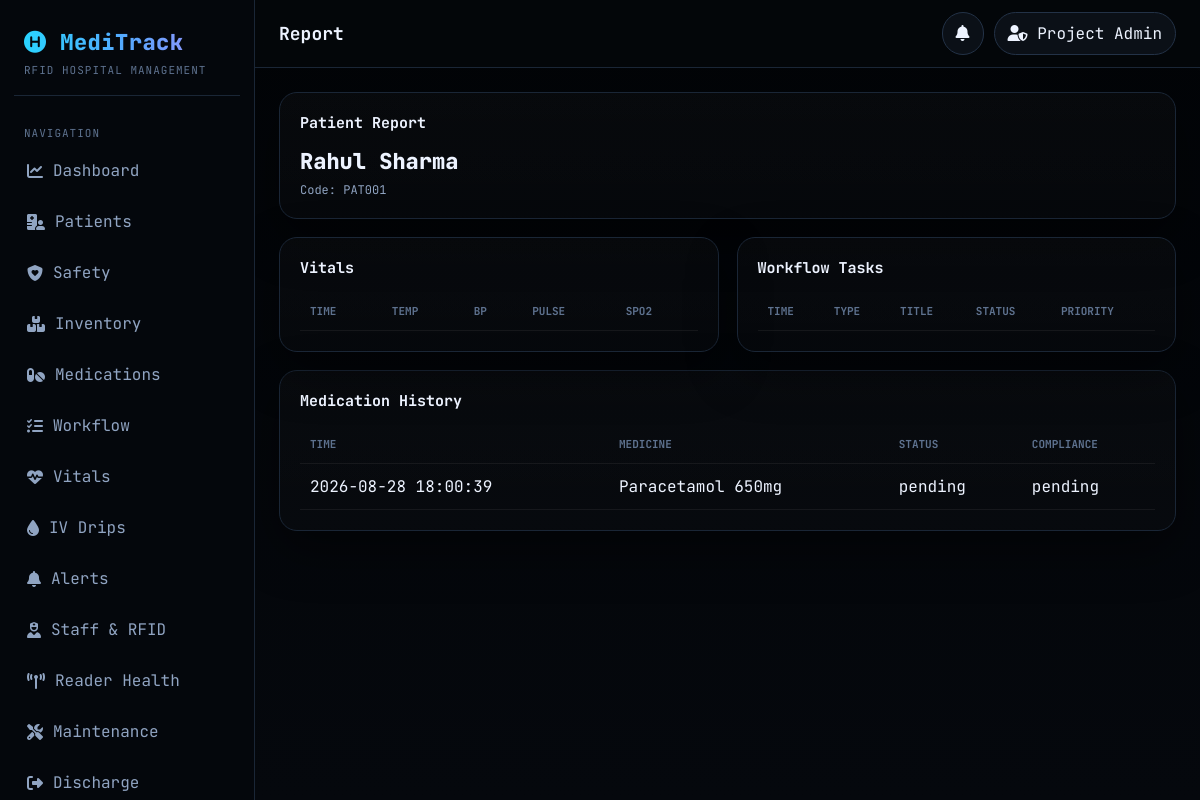
/report.php?type=patient&patient_id=1 (signed in), run on the app's committed database.
### tables this page shows
CREATE TABLE patients (
  id INT AUTO_INCREMENT PRIMARY KEY,
  patient_code VARCHAR(30) NOT NULL UNIQUE,
  fullname VARCHAR(150) NOT NULL,
  rfiduid VARCHAR(60) UNIQUE NULL,
  gender VARCHAR(20) NULL,
  age INT NULL,
  blood_group VARCHAR(10) NULL,
  phone VARCHAR(20) NULL,
  diagnosis VARCHAR(255) NULL,
  ward_id INT NULL,
  bed_no VARCHAR(20) NULL,
  status ENUM('admitted','icu','critical','discharged') NOT NULL DEFAULT 'admitted',
  fall_risk TINYINT(1) NOT NULL DEFAULT 0,
  elopement_risk TINYINT(1) NOT NULL DEFAULT 0,
  watch_level VARCHAR(20) NOT NULL DEFAULT 'normal',
  last_seen_at DATETIME NULL,
  last_seen_location_id INT NULL,
  created_at TIMESTAMP DEFAULT CURRENT_TIMESTAMP,
  INDEX idx_ward (ward_id)
);

CREATE TABLE medicationschedule (
  id INT AUTO_INCREMENT PRIMARY KEY,
  patient_id INT NOT NULL,
  item_id INT NOT NULL,
  dose VARCHAR(50) NOT NULL,
  route_name VARCHAR(40) NOT NULL,
  scheduled_time DATETIME NOT NULL,
  status ENUM('pending','administered','missed','refused') NOT NULL DEFAULT 'pending',
  compliance_status ENUM('pending','on_time','late','missed','refused') NOT NULL DEFAULT 'pending',
  verified_staff_uid VARCHAR(60) NULL,
  verified_patient_uid VARCHAR(60) NULL,
  verified_medicine_uid VARCHAR(60) NULL,
  verified_at DATETIME NULL,
  created_at TIMESTAMP DEFAULT CURRENT_TIMESTAMP,
  INDEX idx_patient_time (patient_id, scheduled_time),
  INDEX idx_status (status)
);

CREATE TABLE items (
  id INT AUTO_INCREMENT PRIMARY KEY,
  uid VARCHAR(60) NOT NULL UNIQUE,
  item_name VARCHAR(150) NOT NULL,
  item_type ENUM('medicine','equipment','asset') NOT NULL DEFAULT 'asset',
  brand VARCHAR(100) NULL,
  batch_no VARCHAR(60) NULL,
  quantity INT NOT NULL DEFAULT 1,
  unit_cost DECIMAL(12,2) NOT NULL DEFAULT 0,
  expiry_date DATE NULL,
  location_id INT NULL,
  status ENUM('instock','inuse','missing','expired') NOT NULL DEFAULT 'instock',
  recall_flag TINYINT(1) NOT NULL DEFAULT 0,
  cold_chain_required TINYINT(1) NOT NULL DEFAULT 0,
  reorder_threshold INT NOT NULL DEFAULT 10,
  reorder_qty INT NOT NULL DEFAULT 50,
  supplier_name VARCHAR(120) NULL,
  last_seen_at DATETIME NULL,
  created_at TIMESTAMP DEFAULT CURRENT_TIMESTAMP,
  INDEX idx_item_type (item_type),
  INDEX idx_location (location_id)
);

### report.php (the view, shortened to what this page needs)
<?php
require_once 'core.php';
$type = getv('type', 'summary');
$p = patient_cols();
$i = item_cols();
$s = schedule_cols();
if ($type === 'patient') {
    $patientId = (int)getv('patient_id', 0);
    $patient = one("SELECT * FROM patients WHERE id={$patientId} LIMIT 1");
    $meds = all_rows(
        "SELECT ms.*, i.`{$i['itemname']}` AS item_name
         FROM medicationschedule ms
         JOIN items i ON i.id=ms.`{$s['itemid']}`
         WHERE ms.`{$s['patientid']}`={$patientId}
         ORDER BY ms.`{$s['scheduledtime']}` DESC
         LIMIT 20"
    );
    echo '<div class="card">';
    echo '<h3>Patient Report</h3>';
    echo '<div style="font-size:22px;font-weight:800">' . e($patient['fullname']) . '</div>';
    echo '<div class="muted" style="margin-top:6px">Code: ' . e($patient[$p['patientcode']] ?? '') . '</div>';
    echo '</div>';
    echo '<div class="grid g2" style="margin-top:18px">';
    echo '<div class="card"><h3>Vitals</h3><table class="table"><tr><th>Time</th><th>Temp</th><th>BP</th><th>Pulse</th><th>SpO2</th></tr>';
    echo '</table></div>';
    echo '<div class="card"><h3>Workflow Tasks</h3><table class="table"><tr><th>Time</th><th>Type</th><th>Title</th><th>Status</th><th>Priority</th></tr>';
    echo '</table></div>';
    echo '</div>';
    echo '<div class="card" style="margin-top:18px"><h3>Medication History</h3><table class="table"><tr><th>Time</th><th>Medicine</th><th>Status</th><th>Compliance</th></tr>';
    foreach ($meds as $x) {
        echo '<tr>';
        echo '<td>' . e($x[$s['scheduledtime']]) . '</td>';
        echo '<td>' . e($x['item_name']) . '</td>';
        echo '<td>' . e($x['status']) . '</td>';
        echo '<td>' . e($x[$s['compliancestatus']] ?? '') . '</td>';
        echo '</tr>';
    }
    echo '</table></div>';
    exit;
}
?>

### core.php (style rules this page uses)
:root { --bg:#030508;--bg2:#070b10;--panel:#0b1017;--panel2:#101722;--panel3:#151e2b; --line:#1a2636;--line2:#233247;--text:#edf3ff;--muted:#90a4c2;--soft:#5e728f; --blue:#56a8ff;--cyan:#29d3ff;--green:#34d399;--yellow:#fbbf24;--red:#fb7185;--purple:#a78bfa; --shadow:0 18px 50px rgba(0,0,0,.45);--radius:18px;--side:255px;--top:68px; }
* { box-sizing:border-box }
html,body { margin:0;padding:0;background:linear-gradient(180deg,#020407 0%,#05080d 100%);color:var(--text);font-family:'JetBrains Mono',monospace }
body { display:flex;min-height:100vh }
.grid { display:grid;gap:18px }
.g2 { grid-template-columns:repeat(2,minmax(0,1fr)) }
.card { background:linear-gradient(180deg,rgba(255,255,255,.02),rgba(255,255,255,.01));border:1px solid var(--line);border-radius:var(--radius);padding:20px;box-shadow:var(--shadow) }
.card h3 { margin:0 0 14px;font-size:15px }
.table { width:100%;border-collapse:collapse }
.table th,.table td { padding:12px 10px;border-bottom:1px solid rgba(255,255,255,.06);text-align:left;vertical-align:top }
.table th { font-size:11px;color:var(--soft);text-transform:uppercase }
.muted { color:var(--muted);font-size:12px }

### data on the page
patients: fullname "Rahul Sharma", patient_code "PAT001"
medicationschedule: scheduled_time "2026-08-28 18:00:39", item.item_name "Paracetamol 650mg", status "pending", compliance_status "pending"

### other printed values
$v "Dashboard"
$v "Patients"
$v "Safety"
$v "Inventory"
$v "Medications"
$v "Workflow"
$v "Vitals"
$v "IV Drips"
$v "Alerts"
$v "Staff & RFID"
$v "Reader Health"
$v "Maintenance"
$v "Discharge"
$title "Report"
admin() "Project Admin"
